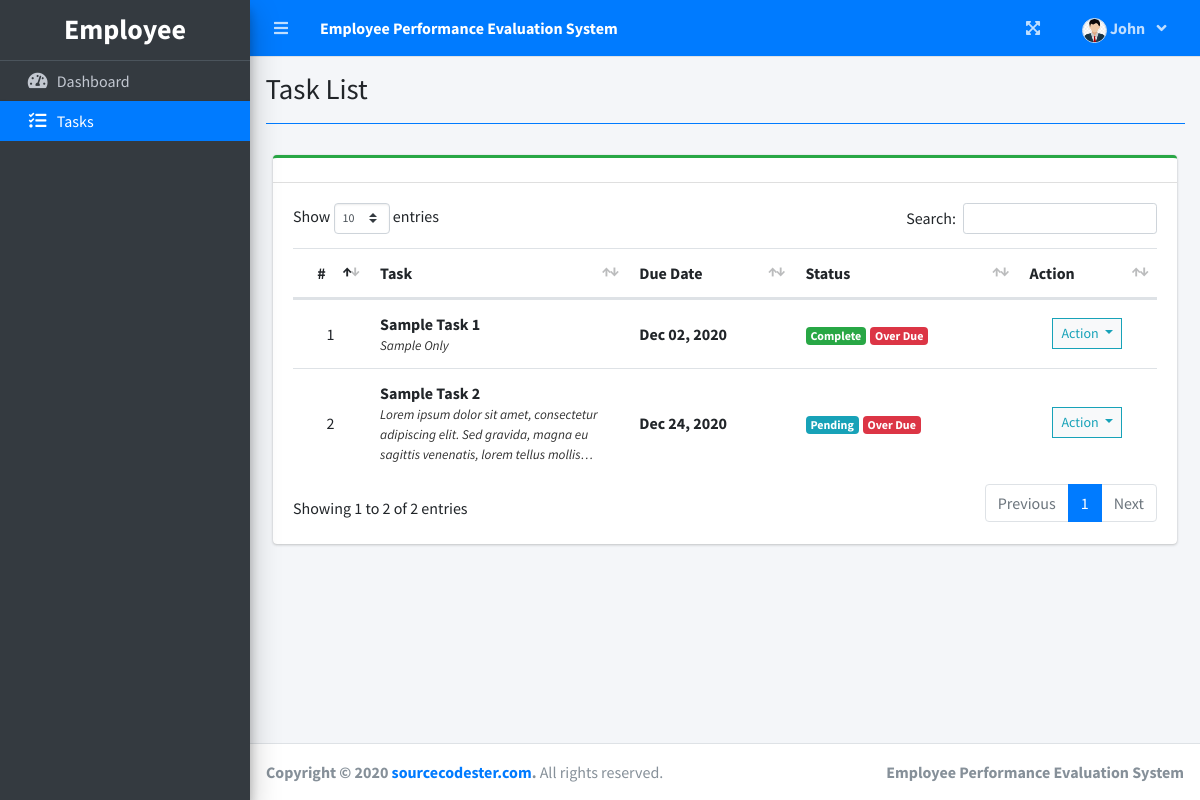
Page /index.php?page=task_list (signed in) on the committed database.
### tables this page shows
CREATE TABLE `task_list` (
  `id` int(30) NOT NULL,
  `task` varchar(200) NOT NULL,
  `description` text NOT NULL,
  `employee_id` int(30) NOT NULL,
  `due_date` date NOT NULL,
  `completed` date NOT NULL,
  `status` int(1) NOT NULL COMMENT '0=pending, 1=on-progress,3=Completed',
  `date_created` datetime NOT NULL DEFAULT current_timestamp()
);

### task_list.php (the view, shortened to what this page needs)
<?php include'db_connect.php' ?>
<div class="col-lg-12">
	<div class="card card-outline card-success">
		<div class="card-header">
		</div>
		<div class="card-body">
			<table class="table tabe-hover table-condensed" id="list">
				<thead>
					<tr>
						<th class="text-center">#</th>
						<th width="30%">Task</th>
						<th>Due Date</th>
						<th>Status</th>
						<th>Action</th>
					</tr>
				</thead>
				<tbody>
					<?php
					$i = 1;
					$where = "";
					if($_SESSION['login_type'] == 0)
						$where = " where t.employee_id = '{$_SESSION['login_id']}' ";
					elseif($_SESSION['login_type'] == 1)
						$where = " where e.evaluator_id = {$_SESSION['login_id']} ";
					$qry = $conn->query("SELECT t.*,concat(e.lastname,', ',e.firstname,' ',e.middlename) as name FROM task_list t inner join employee_list e on e.id = t.employee_id $where order by unix_timestamp(t.date_created) asc");
					while($row= $qry->fetch_assoc()):
						$trans = get_html_translation_table(HTML_ENTITIES,ENT_QUOTES);
						unset($trans["\""], $trans["<"], $trans[">"], $trans["<h2"]);
						$desc = strtr(html_entity_decode($row['description']),$trans);
						$desc=str_replace(array("<li>","</li>"), array("",", "), $desc);
					?>
					<tr>
						<td class="text-center"><?php echo $i++ ?></td>
						<td>
							<p><b><?php echo ucwords($row['task']) ?></b></p>
							<p class="truncate"><?php echo strip_tags($desc) ?></p>
						</td>
						<td><b><?php echo date("M d, Y",strtotime($row['due_date'])) ?></b></td>
						<td>
                        	<?php
                        	if($row['status'] == 0){
						  		echo "<span class='badge badge-info'>Pending</span>";
                        	}elseif($row['status'] == 1){
						  		echo "<span class='badge badge-primary'>On-Progress</span>";
                        	}elseif($row['status'] == 2){
						  		echo "<span class='badge badge-success'>Complete</span>";
                        	}
                        	if(strtotime($row['due_date']) < strtotime(date('Y-m-d'))){
						  		echo "<span class='badge badge-danger mx-1'>Over Due</span>";
                        	}
                        	?>
                        </td>
						<td class="text-center">
							<button type="button" class="btn btn-default btn-sm btn-flat border-info wave-effect text-info dropdown-toggle" data-toggle="dropdown" aria-expanded="true">
		                      Action
		                    </button>
						</td>
					</tr>
				<?php endwhile; ?>
				</tbody>
			</table>
		</div>
	</div>
</div>

### task_list.php (style rules this page uses)
table p { margin: unset !important; }
table td { vertical-align: middle !important }

### rows in the picture
task_list: task "Sample Task 1", description "Sample Only", due_date "Dec 02, 2020", status "Complete", shows "Over Due"
task_list: task "Sample Task 2", description "Lorem ipsum dolor sit amet, consectetur adipiscing elit. Sed gravida, magna eu sagittis venenatis, lorem tellus…", due_date "Dec 24, 2020", status "Pending", shows "Over Due"

### other values in the picture
$_SESSION['system']['name'] "Employee Performance Evaluation System"
$_SESSION['login_firstname'] "John"
$title "Task List"
